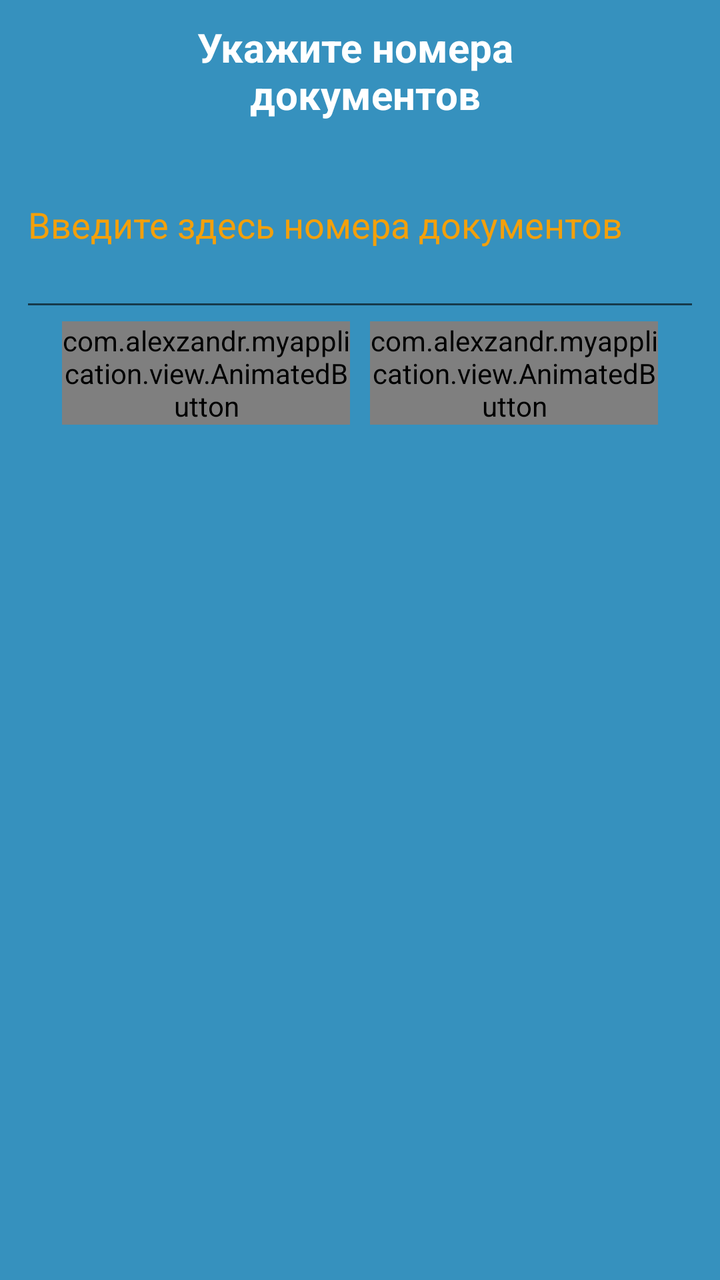
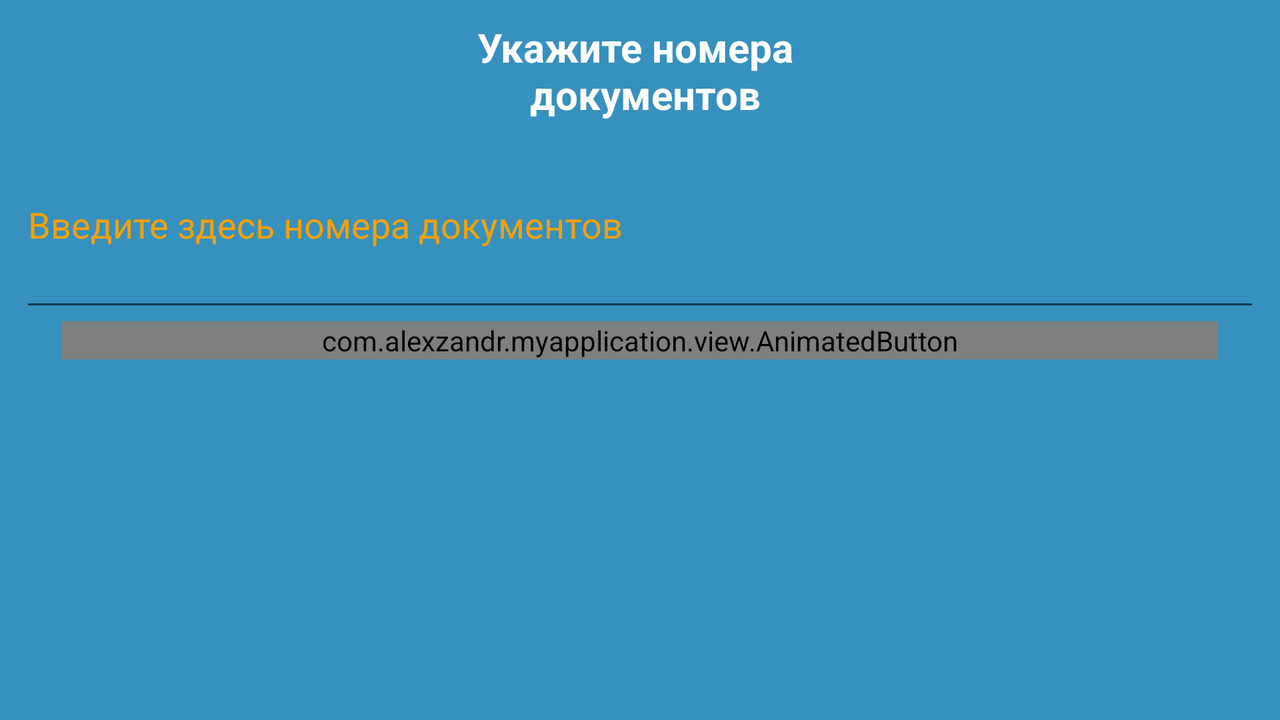

One screen, two layout resources from the same app: the default and the repository's alternative for another configuration. Each is rendered where Android would select it; the XML of both is given below.
<!-- AndroidManifest.xml: application theme AppTheme -->
<!-- res/layout/fragment_work_with_document.xml -->
<?xml version="1.0" encoding="utf-8"?>
<FrameLayout
    xmlns:android="http://schemas.android.com/apk/res/android"
    xmlns:tools="http://schemas.android.com/tools"
    android:layout_width="match_parent"
    android:layout_height="match_parent"
    android:focusableInTouchMode="true"
    tools:context="com.alexzandr.myapplication.fragment.WorkWithDocumentFragment">

    <LinearLayout
        android:layout_width="match_parent"
        android:layout_height="match_parent"
        android:orientation="vertical"
        android:paddingLeft="@dimen/activity_horizontal_margin"
        android:paddingRight="@dimen/activity_horizontal_margin"
        android:paddingTop="@dimen/activity_vertical_margin"
        android:paddingBottom="@dimen/activity_vertical_margin"
        android:background="@color/background_blue">

        <TextView
            android:text="@string/doc_textView_text"
            android:layout_width="match_parent"
            android:gravity="center"
            android:layout_height="wrap_content"
            android:id="@+id/doc_textView"
            android:textSize="20sp"
            android:textColor="@color/text_white"
            android:textStyle="bold"/>

        <EditText
            android:layout_width="match_parent"
            android:layout_height="wrap_content"
            android:id="@+id/doc_editText"
            android:hint="@string/doc_editText_hint"
            android:imeActionLabel="Готово"
            android:textColorHint="@color/main_EditHint_Default"
            android:selectAllOnFocus="true"
            android:height="100dp"/>

        <LinearLayout
            android:layout_width="fill_parent"
            android:layout_height="wrap_content"
            android:layout_marginLeft="16dp"
            android:layout_marginRight="16dp">

            <com.alexzandr.myapplication.view.AnimatedButton
                android:text="@string/doc_buttonBack"
                android:id="@+id/doc_buttonBack"
                style="@style/buttonStyle" />

            <com.alexzandr.myapplication.view.AnimatedButton
                android:text="@string/doc_buttonUpdate"
                android:id="@+id/doc_buttonAction"
                style="@style/buttonStyle" />
        </LinearLayout>
    </LinearLayout>
</FrameLayout>
<!-- resources referenced by this layout -->
<resources>
  <color name="background_blue">#3691BE</color>
  <color name="main_EditHint_Default">#f0ffa000</color>
  <color name="text_white">#fff</color>
  <dimen name="activity_horizontal_margin">10dp</dimen>
  <dimen name="activity_vertical_margin">10dp</dimen>
  <string name="doc_buttonBack">Вернутся</string>
  <string name="doc_buttonUpdate">Обновить</string>
  <string name="doc_editText_hint">Введите здесь номера документов</string>
  <string name="doc_textView_text">Укажите номера \n документов</string>
  <style name="buttonStyle">
          <item name="android:layout_width">match_parent</item>
          <item name="android:layout_height">wrap_content</item>
          <item name="android:layout_gravity">center</item>
          <item name="android:layout_weight">1</item>
          <item name="android:layout_marginLeft">5dp</item>
          <item name="android:layout_marginRight">5dp</item>
          <item name="android:background">@color/background_blue</item>
          <item name="android:textSize">@dimen/button_text_size</item>
          <item name="android:gravity">center</item>
          <item name="android:textColor">@color/text_white</item>
          <item name="android:textAllCaps">false</item>
          <item name="android:focusable">true</item>
      </style>
  <style name="AppTheme" parent="Theme.AppCompat.Light.DarkActionBar">
          
      </style>
  <dimen name="button_text_size">25sp</dimen>
</resources>
<!-- res/layout-land/fragment_work_with_document.xml (the repository's variant of the layout above) -->
<!-- drawn on the phone turned sideways -->
<?xml version="1.0" encoding="utf-8"?>
<FrameLayout
    xmlns:android="http://schemas.android.com/apk/res/android"
    xmlns:tools="http://schemas.android.com/tools"
    android:layout_width="match_parent"
    android:layout_height="match_parent"
    android:focusableInTouchMode="true"
    tools:context="com.alexzandr.myapplication.fragment.WorkWithDocumentFragment">

    <LinearLayout
        android:layout_width="match_parent"
        android:layout_height="match_parent"
        android:orientation="vertical"
        android:paddingLeft="@dimen/activity_horizontal_margin"
        android:paddingRight="@dimen/activity_horizontal_margin"
        android:paddingTop="@dimen/activity_vertical_margin"
        android:paddingBottom="@dimen/activity_vertical_margin"
        android:background="@color/background_blue">

        <TextView
            android:text="@string/doc_textView_text"
            android:layout_width="match_parent"
            android:gravity="center"
            android:layout_height="wrap_content"
            android:id="@+id/doc_textView"
            android:textSize="20sp"
            android:textColor="@color/text_white"
            android:textStyle="bold"/>

        <EditText
            android:layout_width="match_parent"
            android:layout_height="wrap_content"
            android:id="@+id/doc_editText"
            android:hint="@string/doc_editText_hint"
            android:imeActionLabel="Готово"
            android:textColorHint="@color/main_EditHint_Default"
            android:selectAllOnFocus="true"
            android:height="100dp"/>

        <LinearLayout
            android:layout_width="fill_parent"
            android:layout_height="wrap_content"
            android:layout_marginLeft="16dp"
            android:layout_marginRight="16dp">
            <com.alexzandr.myapplication.view.AnimatedButton
                android:text="@string/doc_buttonUpdate"
                android:id="@+id/doc_buttonAction"
                style="@style/buttonStyle" />
        </LinearLayout>
    </LinearLayout>
</FrameLayout>
<!-- resources referenced by the variant -->
<!-- as the phone turned sideways resolves them -->
<resources>
  <color name="background_blue">#3691BE</color>
  <color name="main_EditHint_Default">#f0ffa000</color>
  <color name="text_white">#fff</color>
  <dimen name="activity_horizontal_margin">10dp</dimen>
  <dimen name="activity_vertical_margin">10dp</dimen>
  <string name="doc_buttonUpdate">Обновить</string>
  <string name="doc_editText_hint">Введите здесь номера документов</string>
  <string name="doc_textView_text">Укажите номера \n документов</string>
  <style name="buttonStyle">
          <item name="android:layout_width">match_parent</item>
          <item name="android:layout_height">wrap_content</item>
          <item name="android:layout_gravity">center</item>
          <item name="android:layout_weight">1</item>
          <item name="android:layout_marginLeft">5dp</item>
          <item name="android:layout_marginRight">5dp</item>
          <item name="android:background">@color/background_blue</item>
          <item name="android:textSize">@dimen/button_text_size</item>
          <item name="android:gravity">center</item>
          <item name="android:textColor">@color/text_white</item>
          <item name="android:textAllCaps">false</item>
          <item name="android:focusable">true</item>
      </style>
  <style name="AppTheme" parent="Theme.AppCompat.Light.DarkActionBar">
          
      </style>
  <dimen name="button_text_size">25sp</dimen>
</resources>
